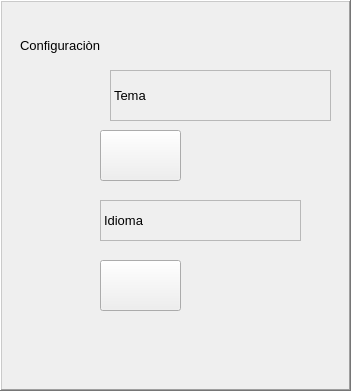
   <widget class="QFrame" name="frameConfiguracion">
    <property name="geometry">
     <rect>
      <x>120</x>
      <y>-10</y>
      <width>351</width>
      <height>391</height>
     </rect>
    </property>
    <property name="cursor">
     <cursorShape>CrossCursor</cursorShape>
    </property>
    <property name="toolTipDuration">
     <number>-4</number>
    </property>
    <property name="layoutDirection">
     <enum>Qt::LeftToRight</enum>
    </property>
    <property name="frameShape">
     <enum>QFrame::WinPanel</enum>
    </property>
    <property name="frameShadow">
     <enum>QFrame::Raised</enum>
    </property>
    <widget class="QLabel" name="label_51">
     <property name="geometry">
      <rect>
       <x>20</x>
       <y>20</y>
       <width>131</width>
       <height>51</height>
      </rect>
     </property>
     <property name="font">
      <font>
       <pointsize>10</pointsize>
      </font>
     </property>
     <property name="text">
      <string>Configuraciòn</string>
     </property>
    </widget>
    <widget class="QLabel" name="label_52">
     <property name="geometry">
      <rect>
       <x>110</x>
       <y>70</y>
       <width>221</width>
       <height>51</height>
      </rect>
     </property>
     <property name="font">
      <font>
       <pointsize>10</pointsize>
      </font>
     </property>
     <property name="layoutDirection">
      <enum>Qt::LeftToRight</enum>
     </property>
     <property name="frameShape">
      <enum>QFrame::StyledPanel</enum>
     </property>
     <property name="text">
      <string>Tema</string>
     </property>
    </widget>
    <widget class="QLabel" name="label_53">
     <property name="geometry">
      <rect>
       <x>100</x>
       <y>200</y>
       <width>201</width>
       <height>41</height>
      </rect>
     </property>
     <property name="font">
      <font>
       <pointsize>10</pointsize>
      </font>
     </property>
     <property name="frameShape">
      <enum>QFrame::StyledPanel</enum>
     </property>
     <property name="text">
      <string>Idioma</string>
     </property>
    </widget>
    <widget class="QPushButton" name="btnModo">
     <property name="geometry">
      <rect>
       <x>100</x>
       <y>130</y>
       <width>81</width>
       <height>51</height>
      </rect>
     </property>
     <property name="text">
      <string/>
     </property>
    </widget>
    <widget class="QPushButton" name="btnIdioma">
     <property name="geometry">
      <rect>
       <x>100</x>
       <y>260</y>
       <width>81</width>
       <height>51</height>
      </rect>
     </property>
     <property name="text">
      <string/>
     </property>
    </widget>
    <zorder>label_52</zorder>
    <zorder>label_53</zorder>
    <zorder>btnModo</zorder>
    <zorder>btnIdioma</zorder>
    <zorder>label_51</zorder>
   </widget>
